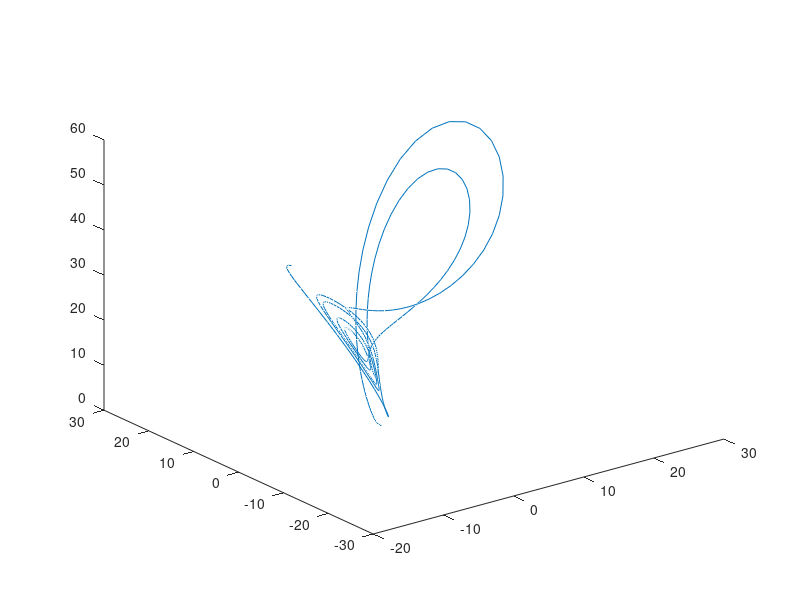

The MATLAB script that drew this image:
# L6Z2 klasyczna Metoda Runge-Kutty

clear;
clc;

alpha = 10;
gamma = 28;
beta = 8/3;

f1 = @(t, y1, y2, y3) alpha * y2 - alpha * y1;
f2 = @(t, y1, y2, y3) gamma * y1 - y1 * y3 - y2;
f3 = @(t, y1, y2, y3) y1 * y2 - beta * y3;

T = 5;
h = 0.01;
t = 0:h:T;
y1 = zeros(size(t));
y2 = zeros(size(t));
y3 = zeros(size(t));

y1(1) = 1;
y2(1) = 1;
y3(1) = 1;

for n = 1 : length(y1) - 1
  k1 = f1(t(n), y1(n), y2(n), y3(n));
  k2 = f1(t(n) + 1/2 * h, y1(n) + 1/2 * h * k1, y2(n) + 1/2 * h * k1, y3(n) + 1/2 * h * k1);
  k3 = f1(t(n) + 1/2 * h, y1(n) + 1/2 * h * k2, y2(n) + 1/2 * h * k2, y3(n) + 1/2 * h * k2);
  k4 = f1(t(n+1), y1(n) + h * k3, y2(n) + h * k3, y3(n) + h * k3);

  y1(n+1) = y1(n) + 1/6 * h * (k1 + 2 * k2 + 2 * k3 + k4);

  k1 = f2(t(n), y1(n), y2(n), y3(n));
  k2 = f2(t(n) + 1/2 * h, y1(n) + 1/2 * h * k1, y2(n) + 1/2 * h * k1, y3(n) + 1/2 * h * k1);
  k3 = f2(t(n) + 1/2 * h, y1(n) + 1/2 * h * k2, y2(n) + 1/2 * h * k2, y3(n) + 1/2 * h * k2);
  k4 = f2(t(n+1), y1(n) + h * k3, y2(n) + h * k3, y3(n) + h * k3);

  y2(n+1) = y2(n) + 1/6 * h * (k1 + 2 * k2 + 2 * k3 + k4);

  k1 = f3(t(n), y1(n), y2(n), y3(n));
  k2 = f3(t(n) + 1/2 * h, y1(n) + 1/2 * h * k1, y2(n) + 1/2 * h * k1, y3(n) + 1/2 * h * k1);
  k3 = f3(t(n) + 1/2 * h, y1(n) + 1/2 * h * k2, y2(n) + 1/2 * h * k2, y3(n) + 1/2 * h * k2);
  k4 = f3(t(n+1), y1(n) + h * k3, y2(n) + h * k3, y3(n) + h * k3);

  y3(n+1) = y3(n) + 1/6 * h * (k1 + 2 * k2 + 2 * k3 + k4);
end

plot3(y1, y2, y3)

#plot(t, y1);
#hold on;
#plot(t, y2);
#plot(t, y3);
